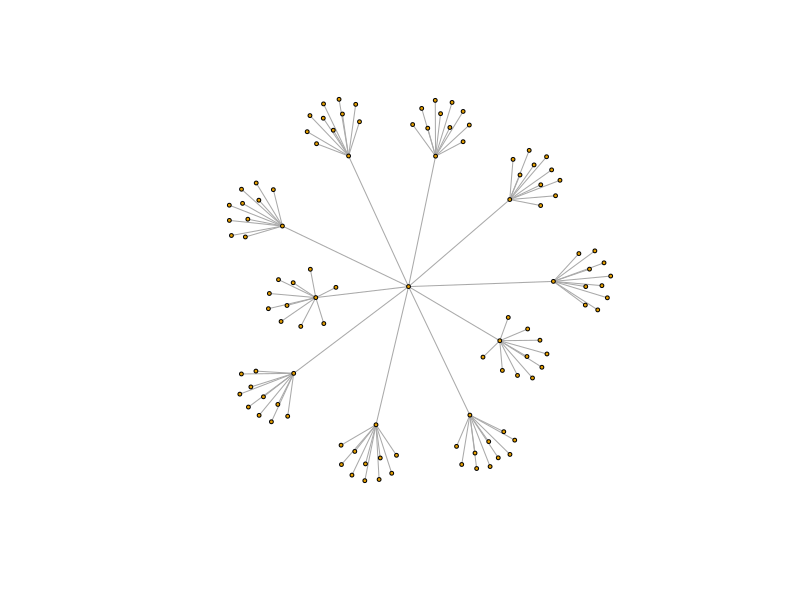
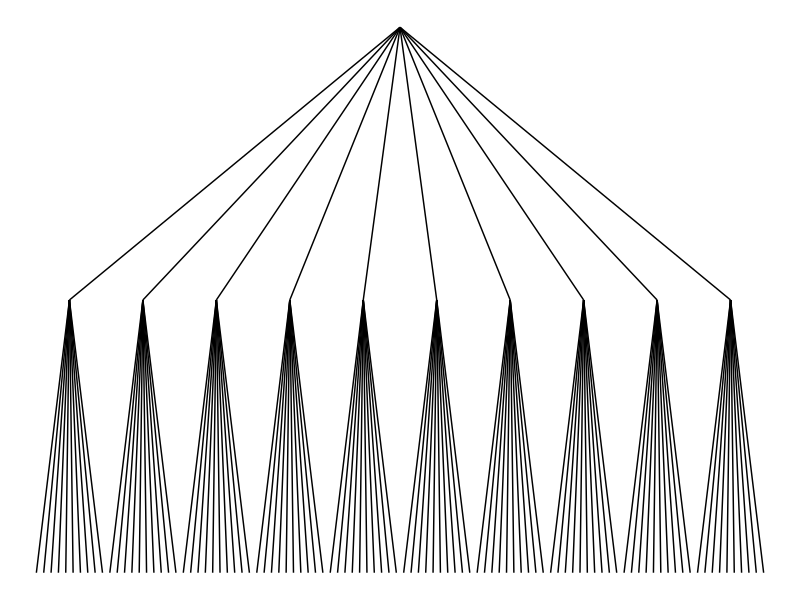
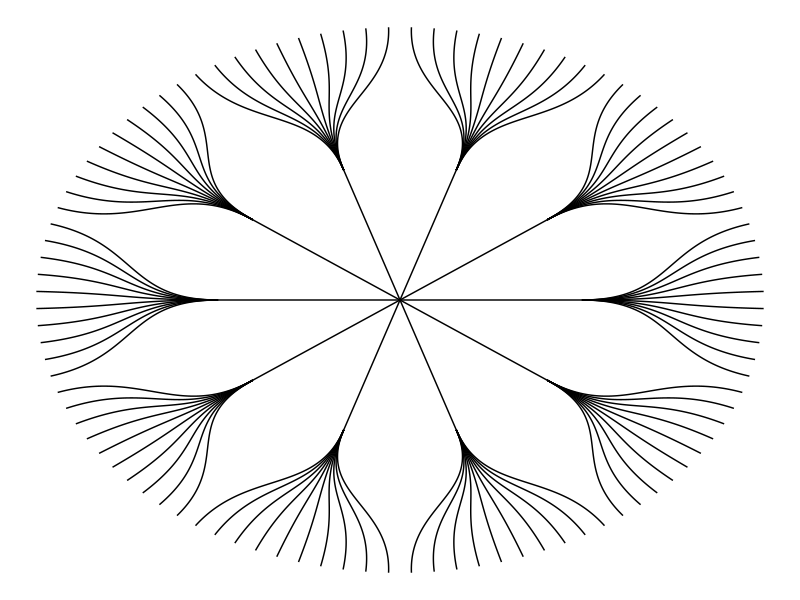
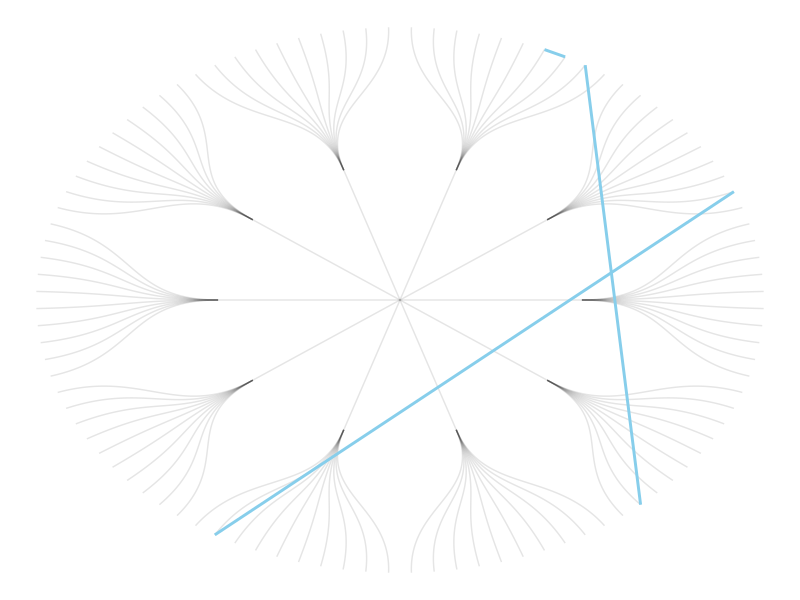
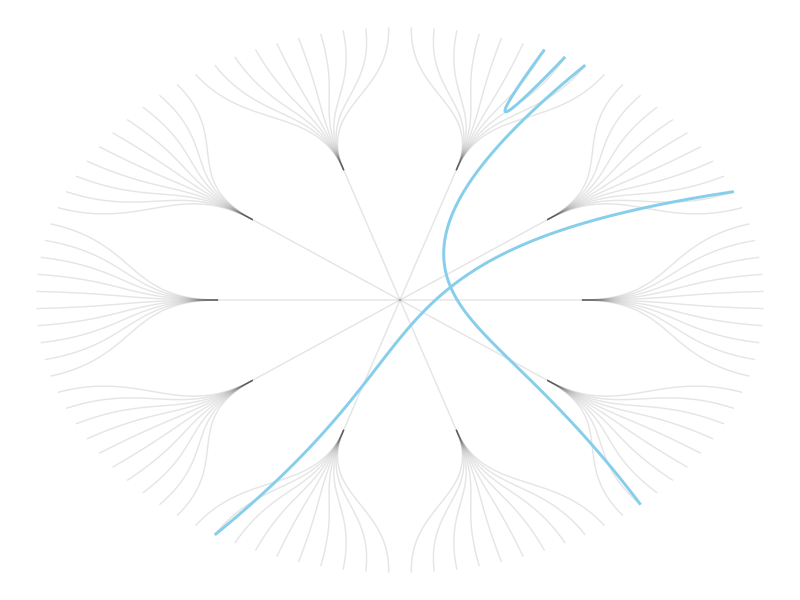
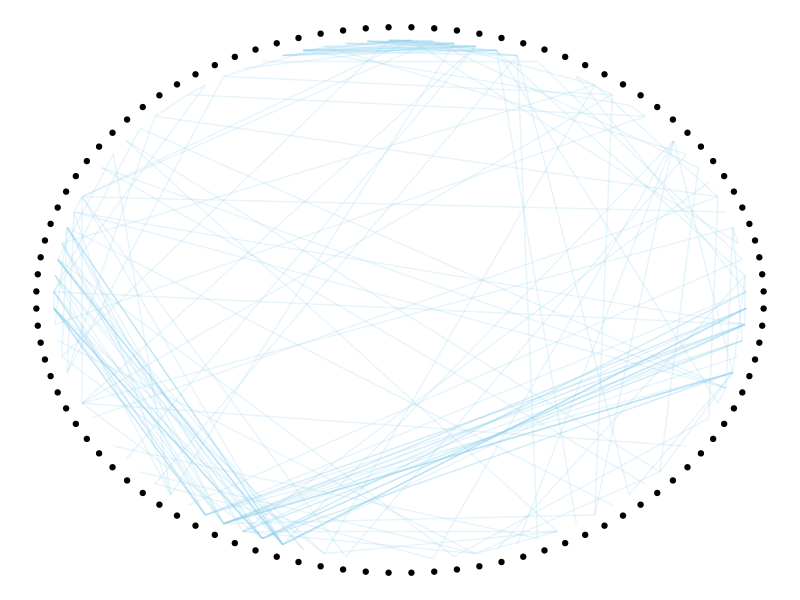
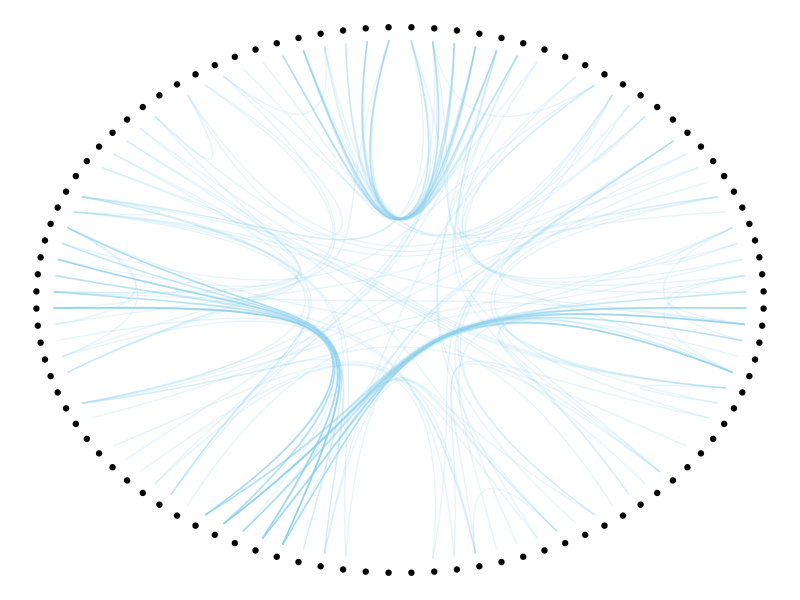

Source code (R) for these figures, in order: (Note: this script raises an error after producing the figures.)
## ---- chunk 1
knitr::opts_chunk$set( warning=FALSE, message=FALSE)
## ---- chunk 2
# Libraries
library(ggraph)
library(igraph)

# create a data frame giving the hierarchical structure of your individuals.
# Origin on top, then groups, then subgroups
d1 <- data.frame(from="origin", to=paste("group", seq(1,10), sep=""))
d2 <- data.frame(from=rep(d1$to, each=10), to=paste("subgroup", seq(1,100), sep="_"))
hierarchy <- rbind(d1, d2)

# create a vertices data.frame. One line per object of our hierarchy, giving features of nodes.
vertices <- data.frame(name = unique(c(as.character(hierarchy$from), as.character(hierarchy$to))) )
## ---- chunk 3
# Create a graph object with the igraph library
mygraph <- graph_from_data_frame( hierarchy, vertices=vertices )
# This is a network object, you visualize it as a network like shown in the network section!

# With igraph:
plot(mygraph, vertex.label="", edge.arrow.size=0, vertex.size=2)

# With ggraph:
ggraph(mygraph, layout = 'dendrogram', circular = FALSE) +
  geom_edge_link() +
  theme_void()

ggraph(mygraph, layout = 'dendrogram', circular = TRUE) +
  geom_edge_diagonal() +
  theme_void()
## ---- chunk 4
# left: What happens if connections are represented with straight lines
ggraph(mygraph, layout = 'dendrogram', circular = TRUE) +
  geom_edge_diagonal(alpha=0.1) +
  geom_conn_bundle(data = get_con(from = c(18,20,30), to = c(19, 50, 70)), alpha=1, width=1, colour="skyblue", tension = 0) +
  theme_void()

# right: using the bundle method (tension = 1)
ggraph(mygraph, layout = 'dendrogram', circular = TRUE) +
  geom_edge_diagonal(alpha=0.1) +
  geom_conn_bundle(data = get_con(from = c(18,20,30), to = c(19, 50, 70)), alpha=1, width=1, colour="skyblue", tension = 1) +
  theme_void()
## ---- chunk 5
# create a dataframe with connection between leaves (individuals)
all_leaves <- paste("subgroup", seq(1,100), sep="_")
connect <- rbind(
  data.frame( from=sample(all_leaves, 100, replace=T) , to=sample(all_leaves, 100, replace=T)),
  data.frame( from=sample(head(all_leaves), 30, replace=T) , to=sample( tail(all_leaves), 30, replace=T)),
  data.frame( from=sample(all_leaves[25:30], 30, replace=T) , to=sample( all_leaves[55:60], 30, replace=T)),
  data.frame( from=sample(all_leaves[75:80], 30, replace=T) , to=sample( all_leaves[55:60], 30, replace=T))
  )

# The connection object must refer to the ids of the leaves:
from <- match( connect$from, vertices$name)
to <- match( connect$to, vertices$name)

# plot
ggraph(mygraph, layout = 'dendrogram', circular = TRUE) +
  geom_conn_bundle(data = get_con(from = from, to = to), alpha=0.2, colour="skyblue", tension = 0) +
  geom_node_point(aes(filter = leaf, x = x*1.05, y=y*1.05)) +
  theme_void()

# plot
ggraph(mygraph, layout = 'dendrogram', circular = TRUE) +
  geom_conn_bundle(data = get_con(from = from, to = to), alpha=0.2, colour="skyblue", tension = 0.9) +
  geom_node_point(aes(filter = leaf, x = x*1.05, y=y*1.05)) +
  theme_void()
## ---- chunk 6
htmltools::includeHTML("htmlChunkRelatedFlow.html")
